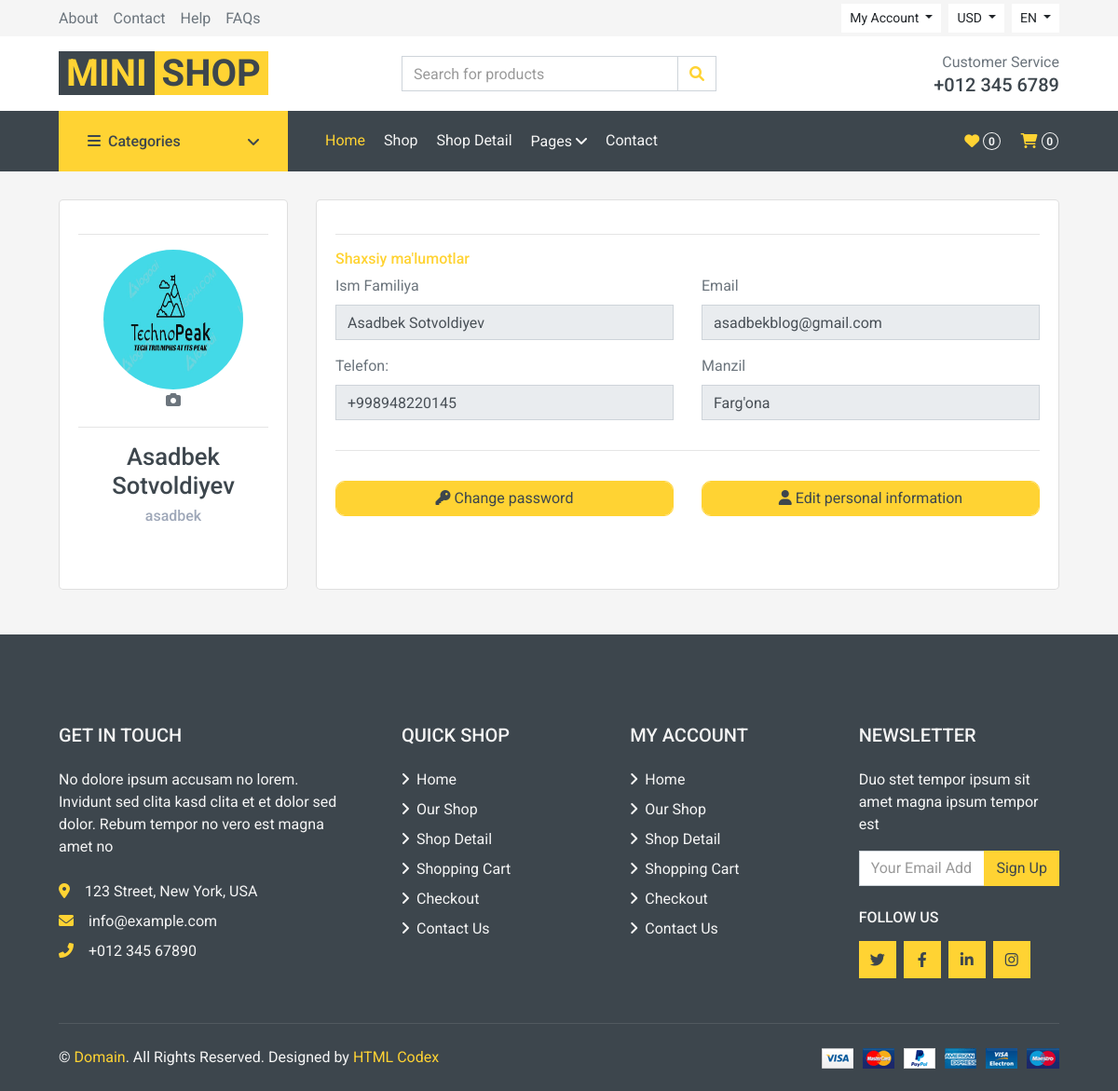
The app's page /user/profile/ (signed in) with its own data.
### user/models.py (models this page shows, shortened)
class User(AbstractUser):
    image = models.ImageField(upload_to='users/profile/', null=True, blank=True)
    phone = models.CharField(max_length=13, null=True, blank=True)
    address = models.CharField(max_length=150, null=True, blank=True)
    class Meta:
        verbose_name = 'Foydalanuvchi'
        verbose_name_plural = 'Foydalanuvchilar'
    def get_image(self):
        if self.image:
            return self.image.url
        return "https://png.pngitem.com/pimgs/s/111-1114675_user-login-person-man-enter-person-login-icon.png"

### user/views.py (the view, shortened to what this page needs)
# urls.py: path('profile/', views.ProfileView.as_view(), name='profile'),
class ProfileView(LoginRequiredMixin, View):
    def get(self, request):
        profile_form = UpdateProfileForm(instance=request.user)
        password_form = PasswordChangeForm()
        context = {
            'profile_form': profile_form,
            'password_form': password_form,
            'title': 'Profilim',
            'page_name': 'Profile',
        }
        return render(request, 'user/profile.html', context)

### user/templates/user/profile.html (shortened to what this page needs)
{% extends 'base.html' %}
{% block content %}
    <div class="container-fluid">
        <div class="row gutters px-xl-5">
            <div class="col-xl-3 col-lg-3 col-md-12 col-sm-12 col-12">
                <div class="card h-100">
                    <div class="card-body">
                        <div class="account-settings">
                            <div class="user-profile">
                                <div class="user-avatar">
                                    <hr>
                                    <img id="userImage" src="{{ request.user.get_image }}" alt="User picture">
                                    <div class="image-icons">
                                        <div class="image-upload-icon"
                                             onclick="document.getElementById('fileInput').click();">
                                            <i class="fa fa-camera"></i>
                                        </div>
                                    </div>
                                </div>
                                <hr>
                                <h5 class="user-name">{{ request.user.first_name }} {{ request.user.last_name }}</h5>
                                <h6 class="user-email">{{ request.user.username }}</h6>
                            </div>
                        </div>
                    </div>
                </div>
            </div>
            <div class="col-xl-9 col-lg-9 col-md-12 col-sm-12 col-12">
                <div class="card h-100 content-right">
                    <div class="card-body">
                        <hr>
                        <div class="row gutters">
                            <div class="col-xl-12 col-lg-12 col-md-12 col-sm-12 col-12">
                                <h6 class="mb-2 text-primary">Shaxsiy ma'lumotlar</h6>
                            </div>
                            <div class="col-xl-6 col-lg-6 col-md-6 col-sm-6 col-12">
                                <div class="form-group">
                                    <label for="fullName">Ism Familiya</label>
                                    <input type="text" class="form-control" id="fullName" disabled
                                           value="{{ request.user.first_name }} {{ request.user.last_name }}">
                                </div>
                            </div>
                            <div class="col-xl-6 col-lg-6 col-md-6 col-sm-6 col-12">
                                <div class="form-group">
                                    <label for="phone">Email</label>
                                    <input type="text" class="form-control" id="phone" disabled
                                           value="{{ request.user.email }}">
                                </div>
                            </div>
                            <div class="col-xl-6 col-lg-6 col-md-6 col-sm-6 col-12">
                                <div class="form-group">
                                    <label for="website">Telefon:</label>
                                    <input type="url" class="form-control" id="website" disabled
                                           value="{{ request.user.phone }}">
                                </div>
                            </div>
                            <div class="col-xl-6 col-lg-6 col-md-6 col-sm-6 col-12">
                                <div class="form-group">
                                    <label for="sTate">Manzil</label>
                                    <input type="text" class="form-control" id="sTate" disabled
                                           value="{{ request.user.address }}">
                                </div>
                            </div>
                            <div class="col-xl-12 col-lg-12 col-md-12 col-sm-12 col-12">
                                <hr>
                                <div class="row">
                                    <div class="col-xl-6 col-lg-6 col-md-6 col-sm-6 col-12">
                                        <a href="{% url 'user:password_change' %}" class="btn form-control btn-primary mt-3" style="border-radius: 10px;">
                                            <i class="fa fa-key"></i> Change password
                                        </a>
                                    </div>
                                    <div class="col-xl-6 col-lg-6 col-md-6 col-sm-6 col-12">
                                        <a href="{% url 'user:update_info' %}" class="btn form-control btn-primary mt-3" style="border-radius: 10px;">
                                            <i class="fa fa-user"></i> Edit personal information
                                        </a>
                                    </div>
                                </div>
                            </div>
                        </div>
                    </div>
                </div>
            </div>
        </div>
    </div>
{% endblock %}

### templates/_components/style.html (style rules this page uses)
.account-settings .user-profile { margin: 0 0 1rem 0; padding-bottom: 1rem; text-align: center; }
.account-settings .user-profile .user-avatar { margin: 0 0 1rem 0; }
.account-settings .user-profile .user-avatar img { width: 150px; height: 150px; -webkit-border-radius: 100px; -moz-border-radius: 100px; border-radius: 100px; }
.account-settings .user-profile h5.user-name { margin: 0 0 0.5rem 0; font-size: 1.6rem; }
.account-settings .user-profile h6.user-email { margin: 0; font-size: 1rem; color: #9fa8b9; }
.form-control { border: 1px solid #cfd1d8; -webkit-border-radius: 2px; -moz-border-radius: 2px; border-radius: 5px; background: #ffffff; color: #2e323c; }
.card { background: #ffffff; -webkit-border-radius: 5px; -moz-border-radius: 5px; border-radius: 5px; border: 0; margin-bottom: 1rem; }

### records on screen
User: user.get_image (picture), user.first_name "Asadbek", user.last_name "Sotvoldiyev", user.username "asadbek", user.first_name "Asadbek Sotvoldiyev", user.email "asadbekblog@gmail.com", user.phone "+998948220145", user.address "Farg'ona"

### other values on screen
{{ request.session.cart|length }} "0"
